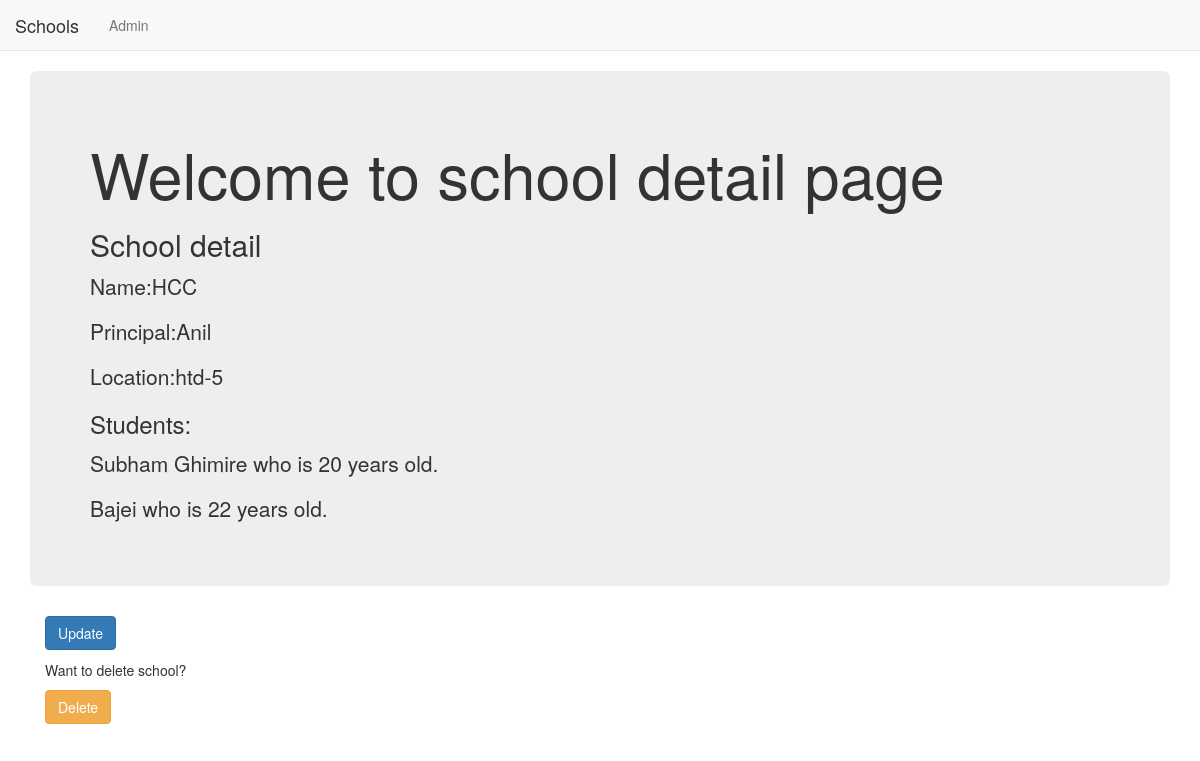
The app's page /dj8_app/2/ with its own data.
### dj8_app/models.py (models this page shows, shortened)
class School(models.Model):
    name = models.CharField(max_length=200)
    location = models.CharField(max_length=200)
    principal = models.CharField(max_length=200)

class Student(models.Model):
    name  = models.CharField(max_length=200)
    age = models.PositiveIntegerField()
    school =  models.ForeignKey(School,related_name='students',on_delete=models.DO_NOTHING)

### dj8_app/views.py (the view)
# urls.py: path('<int:pk>/',views.SchoolDetailView.as_view(),name='detail'),
class SchoolDetailView(DetailView):
    context_object_name = 'school_detail'
    model = models.School
    template_name = 'dj8_app/school_detail.html'

### dj8_app/templates/dj8_app/school_detail.html
{% extends 'dj8_app/dj8_app_base.html' %}
{% block content %}
<div class="jumbotron">
  <h1>Welcome to school detail page</h1>
  <h2>School detail</h2>
  <p>Name:{{ school_detail.name }}</p>
  <p>Principal:{{ school_detail.principal }}</p>
  <p>Location:{{ school_detail.location }}</p>
  <h3>Students:</h3>
  {% for students in school_detail.students.all %}
  <p>{{ students.name }} who is {{ students.age }} years old.</p>
  {% endfor %}
</div>
<div class="container">
  <p><a class="btn btn-primary" href="{% url 'dj8_app:update' pk=school_detail.pk %}">Update</a></p>
  <p>Want to delete school?</p>
  <p><a class="btn btn-warning" href="{% url 'dj8_app:delete' pk=school_detail.pk %}">Delete</a></p>
</div>
{% endblock %}

### records on screen
School: name "HCC", principal "Anil", location "htd-5"
Student: name "Subham Ghimire", age "20"
Student: name "Bajei", age "22"
